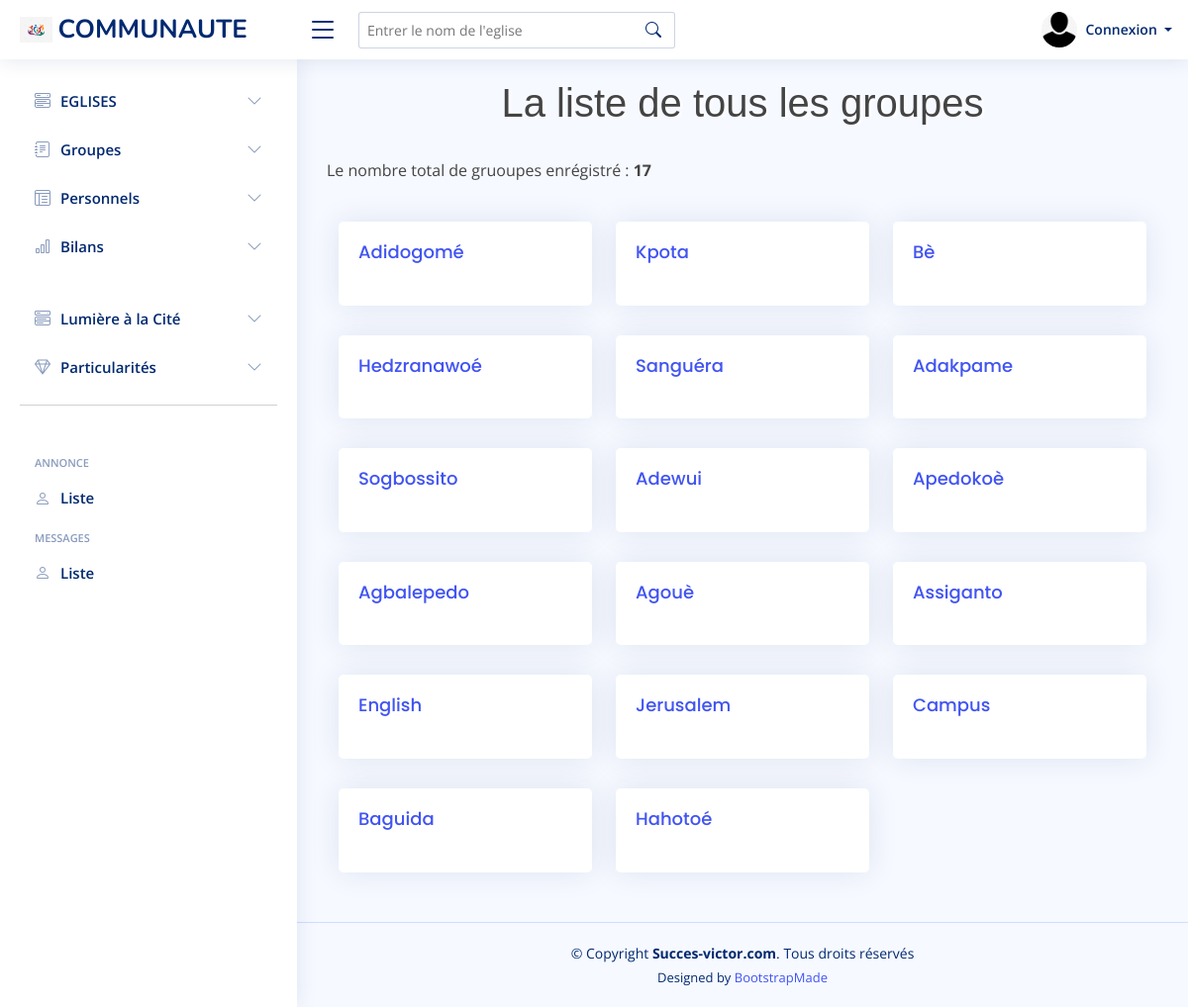
/groupes, run on the app's committed database.
### Eglises/models.py (models this page shows, shortened)
class Groupe(models.Model):
    name = models.CharField(max_length=100)
    nom_du_pasteur_du_groupe = models.CharField(max_length=200)
    nom_du_superviseur_des_jeunes = models.CharField(max_length=100)
    nom_du_superviseur_adjoin_des_jeunes = models.CharField(max_length=100)
    nombre_de_membres = models.CharField(max_length=100)
    region = models.CharField(max_length=100)
    publish = models.DateTimeField(default=timezone.now)
    created = models.DateTimeField(auto_now_add=True)
    updated = models.DateTimeField(auto_now=True)
    def __str__(self):
        return self.name

### Eglises/views.py (the view)
# urls.py: path('groupes', Groupes, name='groupe_liste'),
def Groupes(request):
    groupes = Groupe.objects.all()
    groupes_nombre = groupes.count()
    context = {
        'groupes' : groupes,
        'groupes_nombre' : groupes_nombre
    }
    return render(request, 'Groupes/groupe_liste.html', context)

### Eglises/templates/Groupes/groupe_liste.html (shortened to what this page needs)
{% extends 'base.html' %}
{% load static %}
{% block gestion %}
    <h1>La liste de tous les groupes  </h1> <br>
    <p>Le nombre total de gruoupes enrégistré : <strong>{{groupes_nombre}}</strong></p> <br>
        <section class="container-fluid">
            <div class="row">
            {% if groupes %}
                {% for groupe in groupes %}
                    <div class="col-md-4">
                    <div class="card">
                        <div class="card-body">
                            <h5 class="card-title"><a href="{% url 'groupe_details' groupe.pk %}">{{groupe}}</a></h5>
                        </div>
                        </div>
                    </div>
                {% endfor %}
                {% else %}
                <strong>Pas d'informations pour le moment !</strong>
            {% endif %}
            </div>
        </section>
{% endblock %}

### static/assets/css/style.css (style rules this page uses)
:root { scroll-behavior: smooth; }
body { font-family: "Open Sans", sans-serif; background: #f6f9ff; color: #444444; }
a { color: #4154f1; text-decoration: none; }
h1, h2, h3, h4, h5, h6 { font-family: "Nunito", sans-serif; }
.card { margin-bottom: 30px; border: none; border-radius: 5px; box-shadow: 0px 0 30px rgba(1, 41, 112, 0.1); }
.card-title { padding: 20px 0 15px 0; font-size: 18px; font-weight: 500; color: #012970; font-family: "Poppins", sans-serif; }
.card-body { padding: 0 20px 20px 20px; }

### static/css/main.css (style rules this page uses)
h1 { text-align: center; font-family: "Trebuchet MS", "Lucida Sans Unicode", "Lucida Grande", "Lucida Sans", Arial, sans-serif; text-shadow: 2px 1px 3px white; }

### data on the page
Groupe: name "Adidogomé"
Groupe: name "Kpota"
Groupe: name "Bè"
Groupe: name "Hedzranawoé"
Groupe: name "Sanguéra"
Groupe: name "Adakpame"
Groupe: name "Sogbossito"
Groupe: name "Adewui"
Groupe: name "Apedokoè"
Groupe: name "Agbalepedo"
Groupe: name "Agouè"
Groupe: name "Assiganto"
Groupe: name "English"
Groupe: name "Jerusalem"
Groupe: name "Campus"
Groupe: name "Baguida"
Groupe: name "Hahotoé"

### other printed values
{{ groupes_nombre }} "17"
